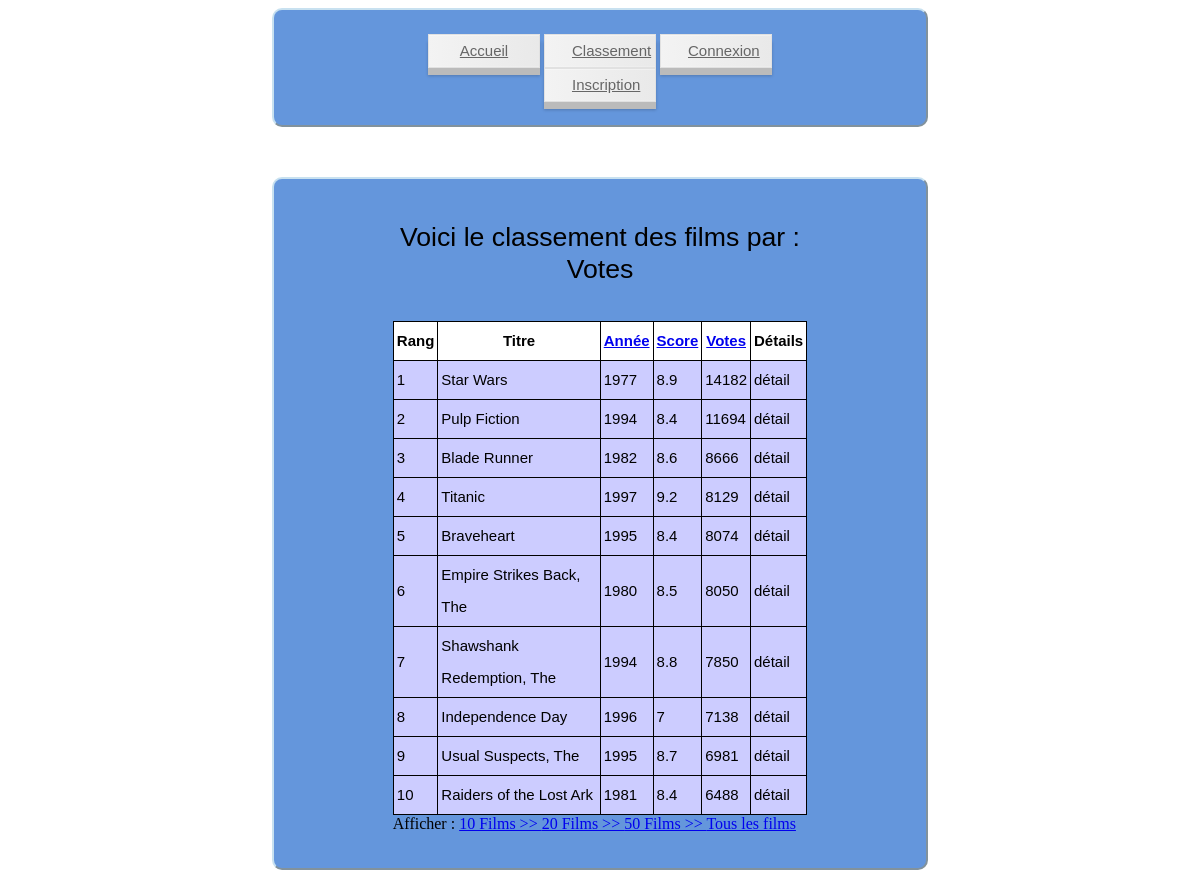
The page /index.php?action=class&type=Votes&nb=10 on the database its author committed.
### tables this page shows
CREATE TABLE IF NOT EXISTS `Movie` (
  `MovieID` int(11) NOT NULL,
  `Titre` varchar(70) NOT NULL,
  `Année` int(4) NOT NULL,
  `Score` float NOT NULL,
  `Votes` int(11) NOT NULL
);

### bin/Cinema.php (called while the page is built)
<?php
$host ="localhost";
$user ="p1505974";
$password="243024";
$nombase="p1505974";
 ?>

### Model/Model.php (called while the page is built)
<?php
	abstract class Model{
		private static $bdd;
		protected function executerRequete($sql, $params = null) {
			if ($params == null) {
				$resultat = self::getBdd()->query($sql);
			}
			else {
				$resultat = self::getBdd()->prepare($sql);
				$resultat->execute($params);
			}
			return $resultat;
		}
		private static function getBdd() {
			if(self::$bdd == null){
				require './bin/Cinema.php';
				self::$bdd = new PDO('mysql:host='.$host .';dbname='.$nombase ,$user,$password);
				self::$bdd->exec('SET NAMES utf8');
				self::$bdd->setAttribute(PDO::ATTR_ERRMODE,PDO::ERRMODE_EXCEPTION);
			}
			return self::$bdd;
		}
	}
?>

### Model/FilmManager.php (called while the page is built, shortened)
<?php
	require('Model/Model.php');
	class FilmManager extends Model{
		public function getClassement($order){
			$films=$this->executerRequete('Select * from Movie Order by '.htmlspecialchars($order).' desc');
			return $films->fetchAll( PDO :: FETCH_ASSOC) ;
		}
	}
?>

### Views/classement.php (the view, shortened to what this page needs)
<?php
		echo '<h1>Voici le classement des films par : '.$_GET ['type'].'</h1><br>';
		echo '<table id=casting>
					<tr>
						<th class=listefilm>Rang</th>
						<th class=listefilm>Titre</th>
						<th class=listefilm><a href="./index.php?action=class&type=Année&nb='.$_GET['nb'].'"> Année</a></th>
						<th class=listefilm> <a href="./index.php?action=class&type=Score&nb='.$_GET['nb'].'"> Score</a></th>
						<th class=listefilm> <a href="./index.php?action=class&type=Votes&nb='.$_GET['nb'].'"> Votes</a></th>
						<th class=listefilm>Détails</th>
					</tr>';
		for( $i = 0 ; $i < $_GET['nb'] ; $i++){
			echo '<tr>';
			echo '<td>'.($i+1).'</td>';
			echo '<td>'.$classFilms[$i]['Titre'].'</td>';
			echo '<td>'.$classFilms[$i]['Année'].'</td>';
			echo '<td>'.$classFilms[$i]['Score'].'</td>';
			echo '<td>'.$classFilms[$i]['Votes'].'</td>';
			echo '<td> <a class=detail href="index.php?ID='.$classFilms[$i]['MovieID'].'"> détail </a>' ;
			echo '</tr>';
		}
		echo'</table>';
		echo' Afficher :
			<a href="./index.php?action=class&type='.$_GET ['type'].'&nb=10"> 10 Films >>  </a>
			  <a href="./index.php?action=class&type='.$_GET ['type'].'&nb=20"> 20 Films >> </a>
			  <a href="./index.php?action=class&type='.$_GET ['type'].'&nb=50"> 50 Films >> </a>
			  <a href="./index.php?action=class&type='.$_GET ['type'].'&nb='.count($classFilms).'">  Tous les films</a>';
	require("./Views/layout.php");
?>

### Web/CSS/superstyle.css (style rules this page uses)
body { background-image:url(http://cdn30.us1.fansshare.com/image/backgroundimage/bigstock-abstract-blue-background-repeat-1589075503.jpg); background-size:50%; }
h1,h2 { text-align: center; font: normal normal 300 15px/32px "Electrolize", Helvetica, sans-serif; font-size:20pt; }
table { margin:auto; font: normal normal 300 15px/32px "Electrolize", Helvetica, sans-serif; }
#casting { border-collapse: collapse; background-color:rgb(204, 204, 255) }
#casting td { padding:3px; border: solid 1px black; }
#casting th { padding:3px; border: solid 1px black; }
.detail { text-decoration:none; color:black; }
th.listefilm { background:white; }

### rows shown on the page
movie: Titre "Star Wars", Année "1977", Score "8.9", Votes "14182"
movie: Titre "Pulp Fiction", Année "1994", Score "8.4", Votes "11694"
movie: Titre "Blade Runner", Année "1982", Score "8.6", Votes "8666"
movie: Titre "Titanic", Année "1997", Score "9.2", Votes "8129"
movie: Titre "Braveheart", Année "1995", Score "8.4", Votes "8074"
movie: Titre "Empire Strikes Back, The", Année "1980", Score "8.5", Votes "8050"
movie: Titre "Shawshank Redemption, The", Année "1994", Score "8.8", Votes "7850"
movie: Titre "Independence Day", Année "1996", Score "7", Votes "7138"
movie: Titre "Usual Suspects, The", Année "1995", Score "8.7", Votes "6981"
movie: Titre "Raiders of the Lost Ark", Année "1981", Score "8.4", Votes "6488"

### other values the page prints
$_GET ['type'] "Votes"
